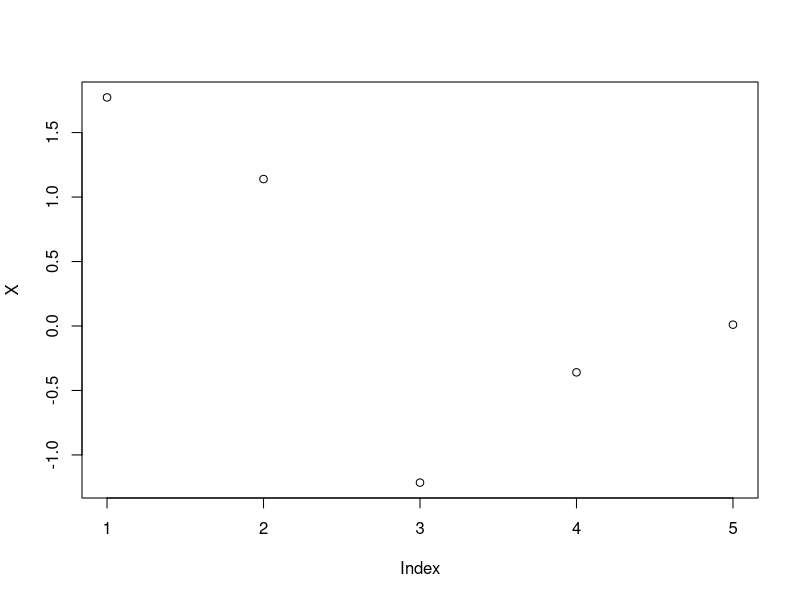
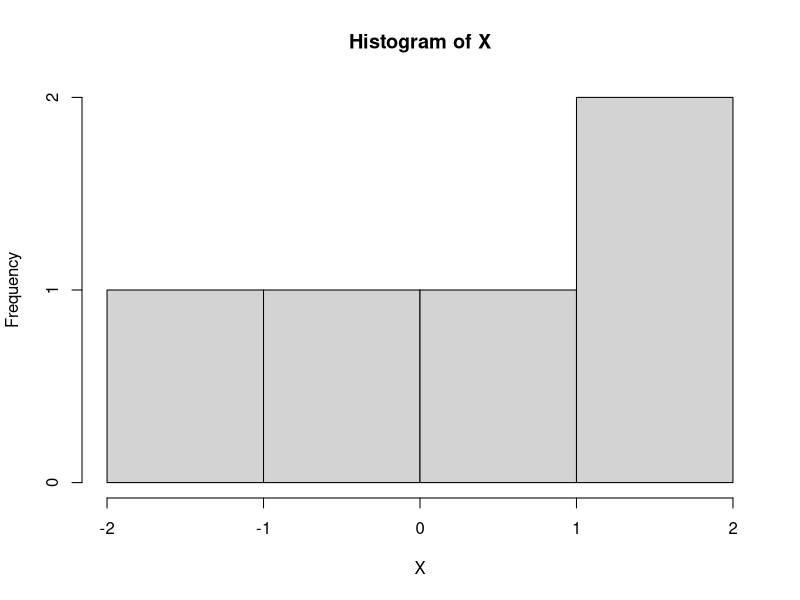
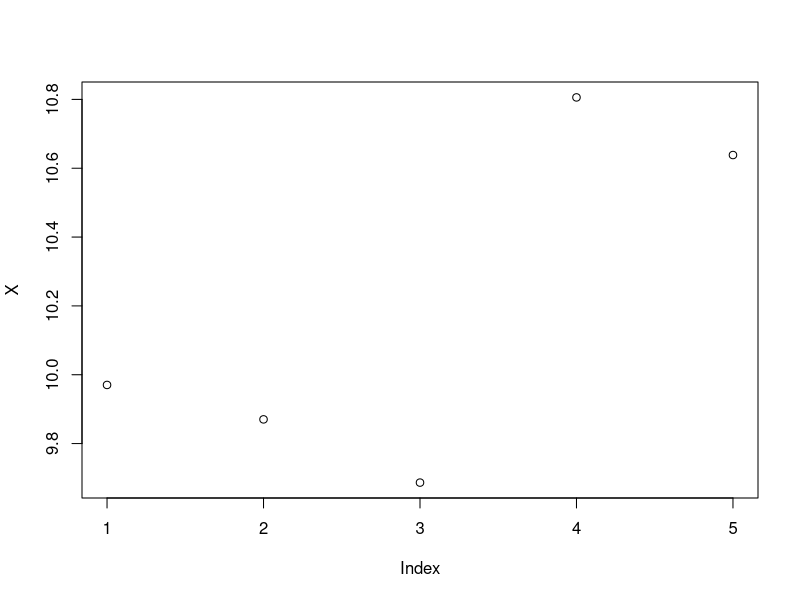
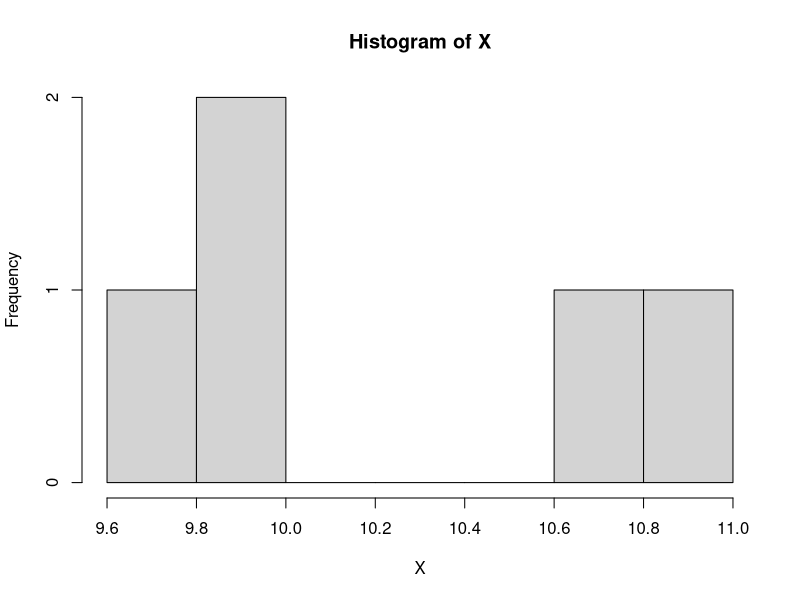
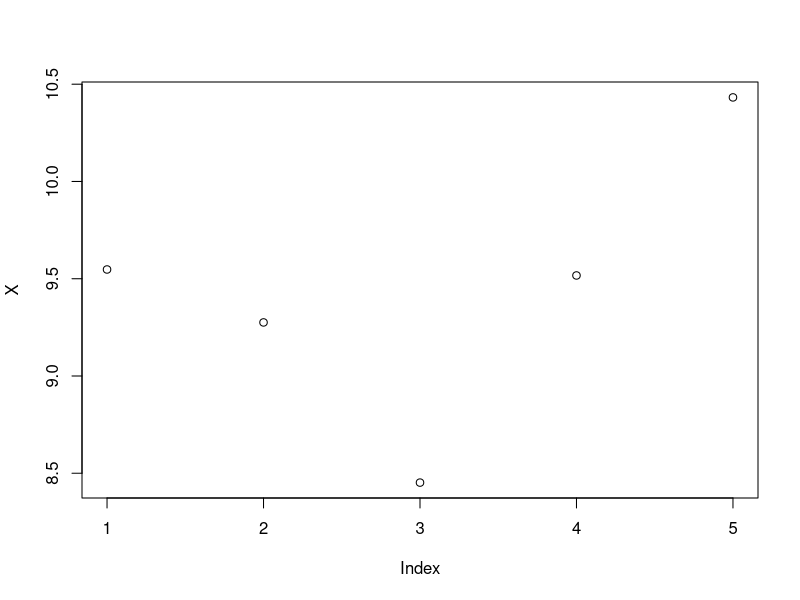
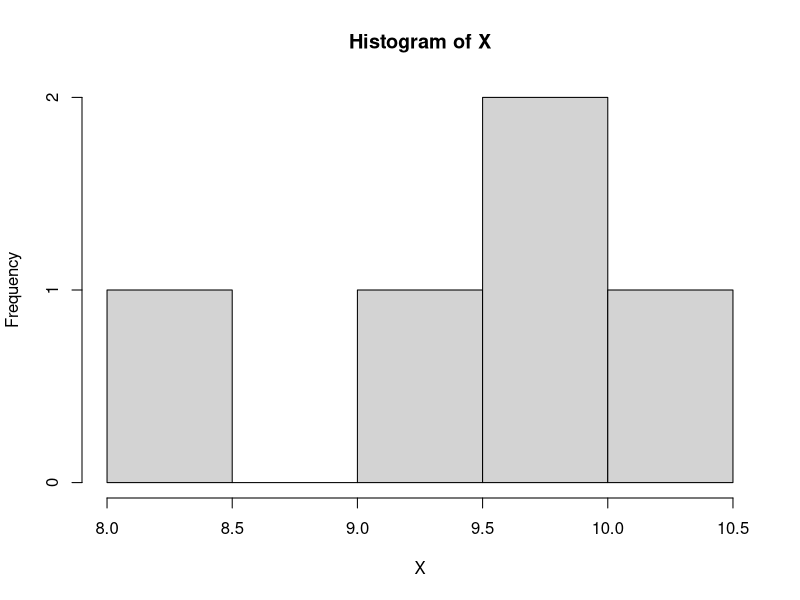
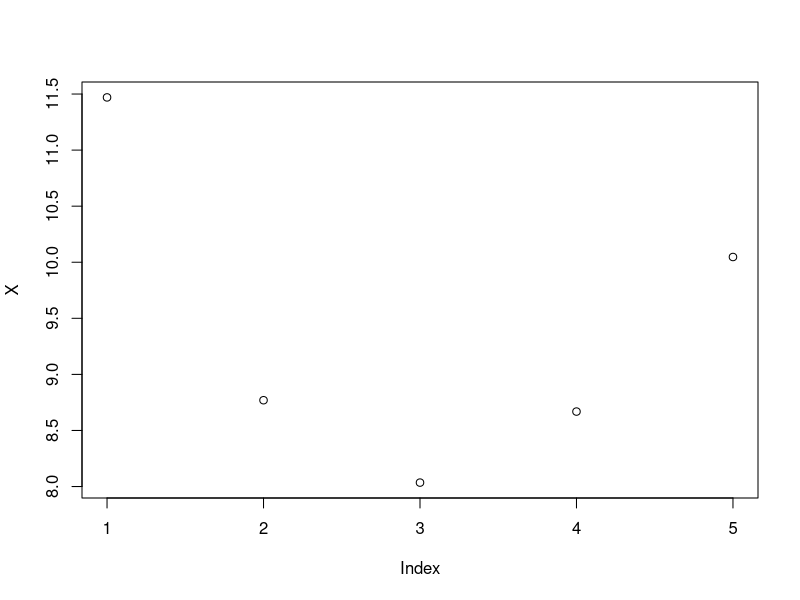
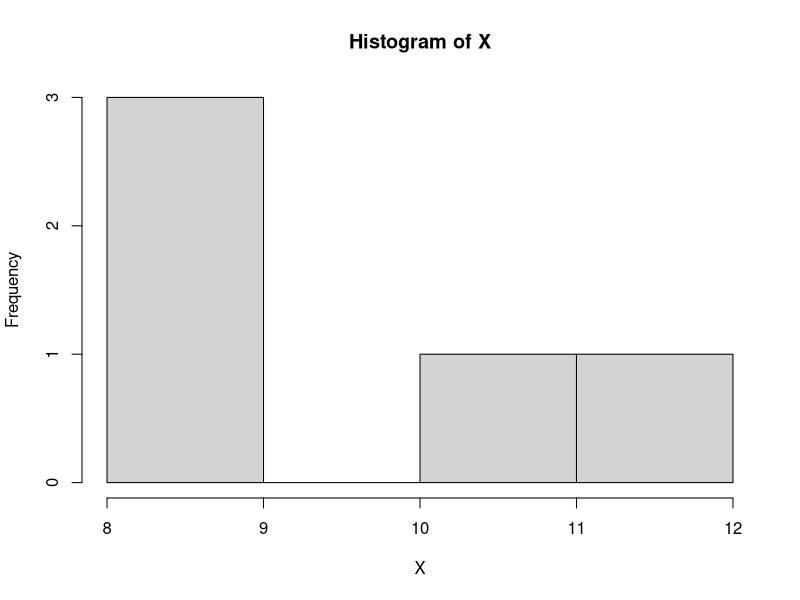

These charts were generated, in order, by the following R code:
x <-rnorm(5)
x

N <-100000
a <-rnorm(N)
b <- rnorm(N)

#Vectorized approach
c <- a * b
c

X <- rnorm(5)
X 
plot(X)
hist(X)

X<- rnorm( 5, 10, 1)
X
plot(X)
hist(X)

X <- rnorm (5, 10)
X
plot(X)
hist(X)

X <- rnorm(5, mean=10, sd = 1)
X
plot(X)
hist(X)

X <- rnorm(5, sd=1, mean=10)
X
plot(X)
hist(X)

X <- rnorm(5, sd=1)
X
plot(X)
hist(X)

X <- rnorm(3)
X
plot(X)
hist(X)

X <- rnorm( 3, 9, 1)
X
plot(X)
hist(X)

X <- rnorm (3, 9)
X
plot(X)
hist(X)

X <- rnorm(3, mean=9, sd = 1)
X
plot(X)
hist(X)

X <- rnorm(3, sd=1, mean=9)
X
plot(X)
hist(X)

x <-rnorm(10)
plot(x)
hist(x)

x <-rnorm(80000)
#plot(x)
#hist(x)
head(x)
tail(x)
range(x)
summary(x)
boxplot(x,horizontal= TRUE)

X <- rnorm(6)
X
